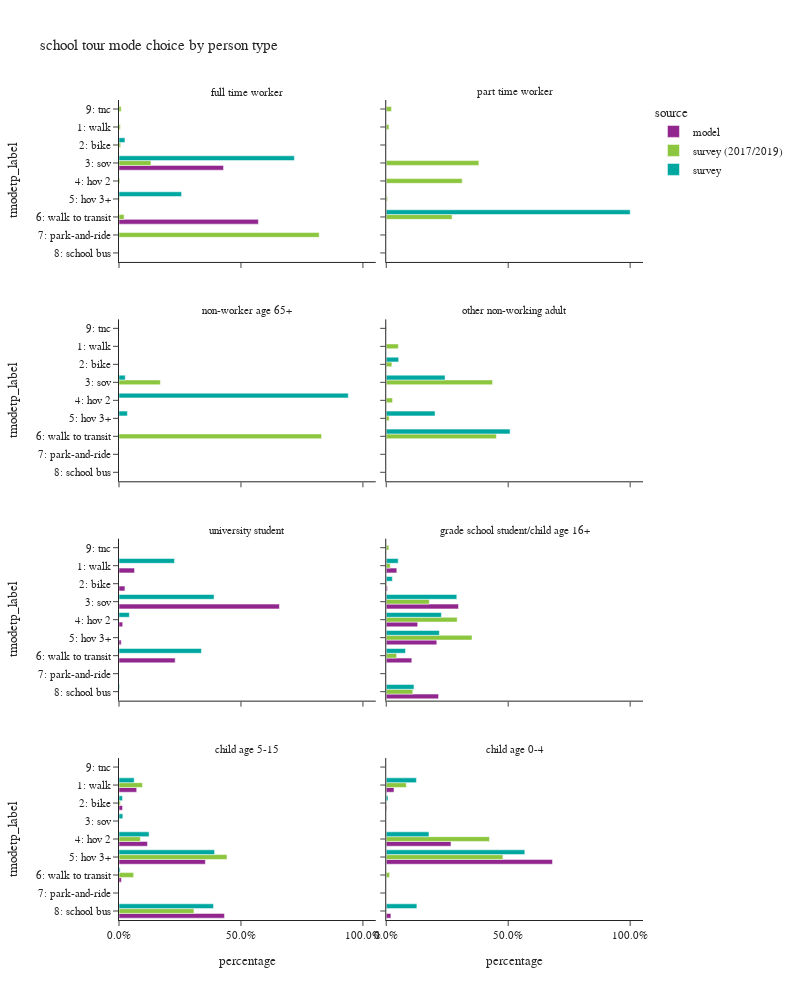

Notebook code cell kept with this figure:
### Code cell
plot_mode_choice(sc_tour,"pptyp_label",
                 {"pptyp_label":["full time worker","part time worker","non-worker age 65+","other non-working adult",
                                 "university student","grade school student/child age 16+","child age 5-15","child age 0-4"],
                  "tmodetp_label":["1: walk","2: bike","3: sov","4: hov 2","5: hov 3+","6: walk to transit",
                                   "7: park-and-ride","8: school bus","9: other–survey only"]},
                 "person type",2,1000)

### Figure 1 — Plotly figure (JSON) as saved in the notebook; plotly's stock layout.template omitted (floating-point values rounded to 4 significant figures)
{"data": [{"alignmentgroup": "True", "customdata": [[3], [4]], "hovertemplate": "source=model<br>pptyp_label=full time worker<br>percentage=%{x}<br>tmodetp_label=%{y}<br>sample count=%{customdata[0]}<extra></extra>", "legendgroup": "model", "marker": {"color": "#91268F", "pattern": {"shape": ""}}, "name": "model", "offsetgroup": "model", "orientation": "h", "showlegend": true, "textposition": "auto", "type": "bar", "x": [0.4286, 0.5714], "xaxis": "x7", "y": ["3: sov", "6: walk to transit"], "yaxis": "y7"}, {"alignmentgroup": "True", "customdata": [[21], [8], [217], [5], [3], [76]], "hovertemplate": "source=model<br>pptyp_label=university student<br>percentage=%{x}<br>tmodetp_label=%{y}<br>sample count=%{customdata[0]}<extra></extra>", "legendgroup": "model", "marker": {"color": "#91268F", "pattern": {"shape": ""}}, "name": "model", "offsetgroup": "model", "orientation": "h", "showlegend": false, "textposition": "auto", "type": "bar", "x": [0.06364, 0.02424, 0.6576, 0.01515, 0.009091, 0.2303], "xaxis": "x3", "y": ["1: walk", "2: bike", "3: sov", "4: hov 2", "5: hov 3+", "6: walk to transit"], "yaxis": "y3"}, {"alignmentgroup": "True", "customdata": [[36], [4], [246], [107], [172], [87], [178]], "hovertemplate": "source=model<br>pptyp_label=grade school student/child age 16+<br>percentage=%{x}<br>tmodetp_label=%{y}<br>sample count=%{customdata[0]}<extra></extra>", "legendgroup": "model", "marker": {"color": "#91268F", "pattern": {"shape": ""}}, "name": "model", "offsetgroup": "model", "orientation": "h", "showlegend": false, "textposition": "auto", "type": "bar", "x": [0.04337, 0.004819, 0.2964, 0.1289, 0.2072, 0.1048, 0.2145], "xaxis": "x4", "y": ["1: walk", "2: bike", "3: sov", "4: hov 2", "5: hov 3+", "6: walk to transit", "8: school bus"], "yaxis": "y4"}, {"alignmentgroup": "True", "customdata": [[279], [56], [449], [1363], [38], [1664]], "hovertemplate": "source=model<br>pptyp_label=child age 5-15<br>percentage=%{x}<br>tmodetp_label=%{y}<br>sample count=%{customdata[0]}<extra></extra>", "legendgroup": "model", "marker": {"color": "#91268F", "pattern": {"shape": ""}}, "name": "model", "offsetgroup": "model", "orientation": "h", "showlegend": false, "textposition": "auto", "type": "bar", "x": [0.07249, 0.01455, 0.1167, 0.3541, 0.009873, 0.4323], "xaxis": "x", "y": ["1: walk", "2: bike", "4: hov 2", "5: hov 3+", "6: walk to transit", "8: school bus"], "yaxis": "y"}, {"alignmentgroup": "True", "customdata": [[15], [1], [125], [321], [9]], "hovertemplate": "source=model<br>pptyp_label=child age 0-4<br>percentage=%{x}<br>tmodetp_label=%{y}<br>sample count=%{customdata[0]}<extra></extra>", "legendgroup": "model", "marker": {"color": "#91268F", "pattern": {"shape": ""}}, "name": "model", "offsetgroup": "model", "orientation": "h", "showlegend": false, "textposition": "auto", "type": "bar", "x": [0.03185, 0.002123, 0.2654, 0.6815, 0.01911], "xaxis": "x2", "y": ["1: walk", "2: bike", "4: hov 2", "5: hov 3+", "8: school bus"], "yaxis": "y2"}, {"alignmentgroup": "True", "customdata": [[2], [2], [12], [2], [1], [5], [1], [1]], "hovertemplate": "source=survey (2017/2019)<br>pptyp_label=full time worker<br>percentage=%{x}<br>tmodetp_label=%{y}<br>sample count=%{customdata[0]}<extra></extra>", "legendgroup": "survey (2017/2019)", "marker": {"color": "#8CC63E", "pattern": {"shape": ""}}, "name": "survey (2017/2019)", "offsetgroup": "survey (2017/2019)", "orientation": "h", "showlegend": true, "textposition": "auto", "type": "bar", "x": [0.005638, 0.006898, 0.1309, 0.003544, 0.002542, 0.02077, 0.8206, 0.009094], "xaxis": "x7", "y": ["1: walk", "2: bike", "3: sov", "4: hov 2", "5: hov 3+", "6: walk to transit", "7: park-and-ride", "9: tnc"], "yaxis": "y7"}, {"alignmentgroup": "True", "customdata": [[7], [2], [28], [11], [3], [42], [1], [4]], "hovertemplate": "source=survey (2017/2019)<br>pptyp_label=part time worker<br>percentage=%{x}<br>tmodetp_label=%{y}<br>sample count=%{customdata[0]}<extra></extra>", "legendgroup": "survey (2017/2019)", "marker": {"color": "#8CC63E", "pattern": {"shape": ""}}, "name": "survey (2017/2019)", "offsetgroup": "survey (2017/2019)", "orientation": "h", "showlegend": false, "textposition": "auto", "type": "bar", "x": [0.0114, 0.0009162, 0.3797, 0.3116, 0.004735, 0.2699, 0.0004328, 0.02134], "xaxis": "x8", "y": ["1: walk", "2: bike", "3: sov", "4: hov 2", "5: hov 3+", "6: walk to transit", "7: park-and-ride", "9: tnc"], "yaxis": "y8"}, {"alignmentgroup": "True", "customdata": [[2], [7]], "hovertemplate": "source=survey (2017/2019)<br>pptyp_label=non-worker age 65+<br>percentage=%{x}<br>tmodetp_label=%{y}<br>sample count=%{customdata[0]}<extra></extra>", "legendgroup": "survey (2017/2019)", "marker": {"color": "#8CC63E", "pattern": {"shape": ""}}, "name": "survey (2017/2019)", "offsetgroup": "survey (2017/2019)", "orientation": "h", "showlegend": false, "textposition": "auto", "type": "bar", "x": [0.1697, 0.8303], "xaxis": "x5", "y": ["3: sov", "6: walk to transit"], "yaxis": "y5"}, {"alignmentgroup": "True", "customdata": [[23], [12], [16], [9], [5], [65], [1]], "hovertemplate": "source=survey (2017/2019)<br>pptyp_label=other non-working adult<br>percentage=%{x}<br>tmodetp_label=%{y}<br>sample count=%{customdata[0]}<extra></extra>", "legendgroup": "survey (2017/2019)", "marker": {"color": "#8CC63E", "pattern": {"shape": ""}}, "name": "survey (2017/2019)", "offsetgroup": "survey (2017/2019)", "orientation": "h", "showlegend": false, "textposition": "auto", "type": "bar", "x": [0.04954, 0.02315, 0.4359, 0.02578, 0.01202, 0.4515, 0.002083], "xaxis": "x6", "y": ["1: walk", "2: bike", "3: sov", "4: hov 2", "5: hov 3+", "6: walk to transit", "9: tnc"], "yaxis": "y6"}, {"alignmentgroup": "True", "customdata": [[9], [1], [21], [24], [20], [20], [17], [1]], "hovertemplate": "source=survey (2017/2019)<br>pptyp_label=grade school student/child age 16+<br>percentage=%{x}<br>tmodetp_label=%{y}<br>sample count=%{customdata[0]}<extra></extra>", "legendgroup": "survey (2017/2019)", "marker": {"color": "#8CC63E", "pattern": {"shape": ""}}, "name": "survey (2017/2019)", "offsetgroup": "survey (2017/2019)", "orientation": "h", "showlegend": false, "textposition": "auto", "type": "bar", "x": [0.01642, 0.002528, 0.1765, 0.2908, 0.3517, 0.04267, 0.1088, 0.01059], "xaxis": "x4", "y": ["1: walk", "2: bike", "3: sov", "4: hov 2", "5: hov 3+", "6: walk to transit", "8: school bus", "9: tnc"], "yaxis": "y4"}, {"alignmentgroup": "True", "customdata": [[54], [12], [1], [94], [193], [47], [172], [1]], "hovertemplate": "source=survey (2017/2019)<br>pptyp_label=child age 5-15<br>percentage=%{x}<br>tmodetp_label=%{y}<br>sample count=%{customdata[0]}<extra></extra>", "legendgroup": "survey (2017/2019)", "marker": {"color": "#8CC63E", "pattern": {"shape": ""}}, "name": "survey (2017/2019)", "offsetgroup": "survey (2017/2019)", "orientation": "h", "showlegend": false, "textposition": "auto", "type": "bar", "x": [0.09615, 0.005824, 0.0005199, 0.08768, 0.4427, 0.05988, 0.3072, 6.317e-06], "xaxis": "x", "y": ["1: walk", "2: bike", "3: sov", "4: hov 2", "5: hov 3+", "6: walk to transit", "8: school bus", "9: tnc"], "yaxis": "y"}, {"alignmentgroup": "True", "customdata": [[14], [2], [58], [88], [8], [1]], "hovertemplate": "source=survey (2017/2019)<br>pptyp_label=child age 0-4<br>percentage=%{x}<br>tmodetp_label=%{y}<br>sample count=%{customdata[0]}<extra></extra>", "legendgroup": "survey (2017/2019)", "marker": {"color": "#8CC63E", "pattern": {"shape": ""}}, "name": "survey (2017/2019)", "offsetgroup": "survey (2017/2019)", "orientation": "h", "showlegend": false, "textposition": "auto", "type": "bar", "x": [0.08231, 0.0011, 0.4232, 0.4783, 0.0137, 0.001327], "xaxis": "x2", "y": ["1: walk", "2: bike", "4: hov 2", "5: hov 3+", "6: walk to transit", "8: school bus"], "yaxis": "y2"}, {"alignmentgroup": "True", "customdata": [[1], [2], [3]], "hovertemplate": "source=survey<br>pptyp_label=full time worker<br>percentage=%{x}<br>tmodetp_label=%{y}<br>sample count=%{customdata[0]}<extra></extra>", "legendgroup": "survey", "marker": {"color": "#00A7A0", "pattern": {"shape": ""}}, "name": "survey", "offsetgroup": "survey", "orientation": "h", "showlegend": true, "textposition": "auto", "type": "bar", "x": [0.02438, 0.719, 0.2566], "xaxis": "x7", "y": ["2: bike", "3: sov", "5: hov 3+"], "yaxis": "y7"}, {"alignmentgroup": "True", "customdata": [[1]], "hovertemplate": "source=survey<br>pptyp_label=part time worker<br>percentage=%{x}<br>tmodetp_label=%{y}<br>sample count=%{customdata[0]}<extra></extra>", "legendgroup": "survey", "marker": {"color": "#00A7A0", "pattern": {"shape": ""}}, "name": "survey", "offsetgroup": "survey", "orientation": "h", "showlegend": false, "textposition": "auto", "type": "bar", "x": [1.0], "xaxis": "x8", "y": ["6: walk to transit"], "yaxis": "y8"}, {"alignmentgroup": "True", "customdata": [[1], [2], [1]], "hovertemplate": "source=survey<br>pptyp_label=non-worker age 65+<br>percentage=%{x}<br>tmodetp_label=%{y}<br>sample count=%{customdata[0]}<extra></extra>", "legendgroup": "survey", "marker": {"color": "#00A7A0", "pattern": {"shape": ""}}, "name": "survey", "offsetgroup": "survey", "orientation": "h", "showlegend": false, "textposition": "auto", "type": "bar", "x": [0.02564, 0.94, 0.03435], "xaxis": "x5", "y": ["3: sov", "4: hov 2", "5: hov 3+"], "yaxis": "y5"}, {"alignmentgroup": "True", "customdata": [[1], [3], [2], [1]], "hovertemplate": "source=survey<br>pptyp_label=other non-working adult<br>percentage=%{x}<br>tmodetp_label=%{y}<br>sample count=%{customdata[0]}<extra></extra>", "legendgroup": "survey", "marker": {"color": "#00A7A0", "pattern": {"shape": ""}}, "name": "survey", "offsetgroup": "survey", "orientation": "h", "showlegend": false, "textposition": "auto", "type": "bar", "x": [0.05093, 0.2413, 0.2001, 0.5076], "xaxis": "x6", "y": ["2: bike", "3: sov", "5: hov 3+", "6: walk to transit"], "yaxis": "y6"}, {"alignmentgroup": "True", "customdata": [[11], [10], [1], [19], [1]], "hovertemplate": "source=survey<br>pptyp_label=university student<br>percentage=%{x}<br>tmodetp_label=%{y}<br>sample count=%{customdata[0]}<extra></extra>", "legendgroup": "survey", "marker": {"color": "#00A7A0", "pattern": {"shape": ""}}, "name": "survey", "offsetgroup": "survey", "orientation": "h", "showlegend": false, "textposition": "auto", "type": "bar", "x": [0.2275, 0.3897, 0.04238, 0.3379, 0.00251], "xaxis": "x3", "y": ["1: walk", "3: sov", "4: hov 2", "6: walk to transit", "8: school bus"], "yaxis": "y3"}, {"alignmentgroup": "True", "customdata": [[4], [3], [22], [8], [13], [11], [11]], "hovertemplate": "source=survey<br>pptyp_label=grade school student/child age 16+<br>percentage=%{x}<br>tmodetp_label=%{y}<br>sample count=%{customdata[0]}<extra></extra>", "legendgroup": "survey", "marker": {"color": "#00A7A0", "pattern": {"shape": ""}}, "name": "survey", "offsetgroup": "survey", "orientation": "h", "showlegend": false, "textposition": "auto", "type": "bar", "x": [0.04905, 0.02503, 0.2893, 0.2261, 0.2178, 0.07904, 0.1137], "xaxis": "x4", "y": ["1: walk", "2: bike", "3: sov", "4: hov 2", "5: hov 3+", "6: walk to transit", "8: school bus"], "yaxis": "y4"}, {"alignmentgroup": "True", "customdata": [[39], [14], [4], [53], [136], [14], [137]], "hovertemplate": "source=survey<br>pptyp_label=child age 5-15<br>percentage=%{x}<br>tmodetp_label=%{y}<br>sample count=%{customdata[0]}<extra></extra>", "legendgroup": "survey", "marker": {"color": "#00A7A0", "pattern": {"shape": ""}}, "name": "survey", "offsetgroup": "survey", "orientation": "h", "showlegend": false, "textposition": "auto", "type": "bar", "x": [0.06236, 0.01438, 0.01569, 0.1235, 0.3919, 0.004593, 0.3876], "xaxis": "x", "y": ["1: walk", "2: bike", "3: sov", "4: hov 2", "5: hov 3+", "6: walk to transit", "8: school bus"], "yaxis": "y"}, {"alignmentgroup": "True", "customdata": [[8], [5], [30], [38], [2]], "hovertemplate": "source=survey<br>pptyp_label=child age 0-4<br>percentage=%{x}<br>tmodetp_label=%{y}<br>sample count=%{customdata[0]}<extra></extra>", "legendgroup": "survey", "marker": {"color": "#00A7A0", "pattern": {"shape": ""}}, "name": "survey", "offsetgroup": "survey", "orientation": "h", "showlegend": false, "textposition": "auto", "type": "bar", "x": [0.1237, 0.007253, 0.1753, 0.5682, 0.1257], "xaxis": "x2", "y": ["1: walk", "2: bike", "4: hov 2", "5: hov 3+", "8: school bus"], "yaxis": "y2"}], "layout": {"annotations": [{"font": {}, "showarrow": false, "text": "child age 5-15", "x": 0.245, "xanchor": "center", "xref": "paper", "y": 0.1975, "yanchor": "bottom", "yref": "paper"}, {"font": {}, "showarrow": false, "text": "child age 0-4", "x": 0.755, "xanchor": "center", "xref": "paper", "y": 0.1975, "yanchor": "bottom", "yref": "paper"}, {"font": {}, "showarrow": false, "text": "university student", "x": 0.245, "xanchor": "center", "xref": "paper", "y": 0.465, "yanchor": "bottom", "yref": "paper"}, {"font": {}, "showarrow": false, "text": "grade school student/child age 16+", "x": 0.755, "xanchor": "center", "xref": "paper", "y": 0.465, "yanchor": "bottom", "yref": "paper"}, {"font": {}, "showarrow": false, "text": "non-worker age 65+", "x": 0.245, "xanchor": "center", "xref": "paper", "y": 0.7325, "yanchor": "bottom", "yref": "paper"}, {"font": {}, "showarrow": false, "text": "other non-working adult", "x": 0.755, "xanchor": "center", "xref": "paper", "y": 0.7325, "yanchor": "bottom", "yref": "paper"}, {"font": {}, "showarrow": false, "text": "full time worker", "x": 0.245, "xanchor": "center", "xref": "paper", "y": 1.0, "yanchor": "bottom", "yref": "paper"}, {"font": {}, "showarrow": false, "text": "part time worker", "x": 0.755, "xanchor": "center", "xref": "paper", "y": 1.0, "yanchor": "bottom", "yref": "paper"}], "barmode": "group", "height": 1000, "legend": {"title": {"text": "source"}, "tracegroupgap": 0}, "title": {"text": "school tour mode choice by person type"}, "width": 800, "xaxis": {"anchor": "y", "domain": [0.0, 0.49], "tickformat": ".1%", "title": {"text": "percentage"}}, "xaxis2": {"anchor": "y2", "domain": [0.51, 1.0], "matches": "x", "tickformat": ".1%", "title": {"text": "percentage"}}, "xaxis3": {"anchor": "y3", "domain": [0.0, 0.49], "matches": "x", "showticklabels": false, "tickformat": ".1%"}, "xaxis4": {"anchor": "y4", "domain": [0.51, 1.0], "matches": "x", "showticklabels": false, "tickformat": ".1%"}, "xaxis5": {"anchor": "y5", "domain": [0.0, 0.49], "matches": "x", "showticklabels": false, "tickformat": ".1%"}, "xaxis6": {"anchor": "y6", "domain": [0.51, 1.0], "matches": "x", "showticklabels": false, "tickformat": ".1%"}, "xaxis7": {"anchor": "y7", "domain": [0.0, 0.49], "matches": "x", "showticklabels": false, "tickformat": ".1%"}, "xaxis8": {"anchor": "y8", "domain": [0.51, 1.0], "matches": "x", "showticklabels": false, "tickformat": ".1%"}, "yaxis": {"anchor": "x", "categoryarray": ["9: other–survey only", "8: school bus", "7: park-and-ride", "6: walk to transit", "5: hov 3+", "4: hov 2", "3: sov", "2: bike", "1: walk"], "categoryorder": "array", "domain": [0.0, 0.1975], "title": {"text": "tmodetp_label"}}, "yaxis2": {"anchor": "x2", "domain": [0.0, 0.1975], "matches": "y", "showticklabels": false}, "yaxis3": {"anchor": "x3", "categoryarray": ["9: other–survey only", "8: school bus", "7: park-and-ride", "6: walk to transit", "5: hov 3+", "4: hov 2", "3: sov", "2: bike", "1: walk"], "categoryorder": "array", "domain": [0.2675, 0.465], "matches": "y", "title": {"text": "tmodetp_label"}}, "yaxis4": {"anchor": "x4", "domain": [0.2675, 0.465], "matches": "y", "showticklabels": false}, "yaxis5": {"anchor": "x5", "categoryarray": ["9: other–survey only", "8: school bus", "7: park-and-ride", "6: walk to transit", "5: hov 3+", "4: hov 2", "3: sov", "2: bike", "1: walk"], "categoryorder": "array", "domain": [0.535, 0.7325], "matches": "y", "title": {"text": "tmodetp_label"}}, "yaxis6": {"anchor": "x6", "domain": [0.535, 0.7325], "matches": "y", "showticklabels": false}, "yaxis7": {"anchor": "x7", "categoryarray": ["9: other–survey only", "8: school bus", "7: park-and-ride", "6: walk to transit", "5: hov 3+", "4: hov 2", "3: sov", "2: bike", "1: walk"], "categoryorder": "array", "domain": [0.8025, 1.0], "matches": "y", "title": {"text": "tmodetp_label"}}, "yaxis8": {"anchor": "x8", "domain": [0.8025, 1.0], "matches": "y", "showticklabels": false}}}
